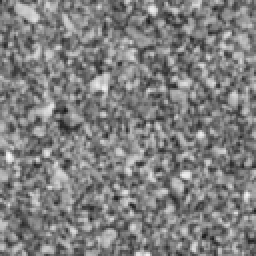
#> input picture images/sand/img0000.tif, 128 x 128 px (shown 2 times larger)
$ python -i chog.py   (imports and definitions only)
#> lines starting #> are read from the running program, lines starting #| are printed output that depends on the picture
#> further down, picture is the input picture: shape (128, 128); min 25, max 251, mean 127.2
import numpy as np
import scipy.ndimage


def ring_kernel(params, sh):
    """Compute a gaussian ring kernel image
    Args:
        params: radius and standard deviation of the gaussian
        sh: x and y dimensions of the kernel
    """
    x = np.arange(sh[1])-sh[1]/2
    y = np.arange(sh[0])-sh[0]/2
    r = np.sqrt(y[:, np.newaxis]**2+x[np.newaxis, :]**2)

    r0, s = params
    kernel = np.exp(-(r-r0)**2/(2*s**2))
    kernel /= kernel.sum()
    return kernel


def chog_imgs(img):
    img = img.astype('double')
    param_sets = [[0, 2], [2, 2], [4, 2], [6, 2]]
    eps = 1e-9
    gamma = 0.8
    L = 5

    #w_func={'circle',[4,2]};

    l2 = True

    complex_derivatives = np.array([[0, 0, -1j/8, 0, 0], [0, 0, 1j, 0, 0],
                                    [-1j/8, 1, 0, -1, 1/8], [0, 0, -1j, 0, 0],
                                    [0, 0, 1j/8, 0, 0]], dtype='complex')

    # computing the complex derivatives df/dx+idf/dy (paper text below eq. (4))
    gradient_image = scipy.ndimage.correlate(img, np.real(complex_derivatives), mode='wrap')\
        + 1j*scipy.ndimage.correlate(img, np.imag(complex_derivatives), mode='wrap')

    # computing the gradient magnitude
    gradient_magnitude = np.abs(gradient_image)
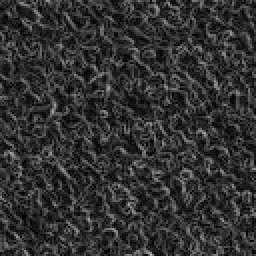
#> gradient_magnitude: shape (128, 128) float64 (shown 2 times larger); min 0.637, max 175.3, mean 50
    inv_gradient_magnitude = 1./(gradient_magnitude+eps)
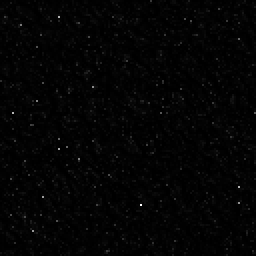
#> inv_gradient_magnitude: shape (128, 128) float64 (shown 2 times larger); min 0.00571, max 1.57, mean 0.0323; drawn with min black and max white

    # gamma correction (paper eq. (4))
    gradient_magnitude = gradient_magnitude**gamma
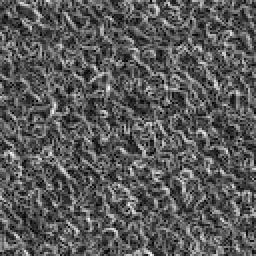
#> gradient_magnitude: shape (128, 128) float64 (shown 2 times larger); min 0.697, max 62.37, mean 22.3; drawn with min black and max white

    # computing gradient orientation ^g (paper text below eq. (1))
    gradient_direction = gradient_image*inv_gradient_magnitude

    Fourier_coefficients = np.zeros((L,)+np.shape(img), dtype='complex')

    Fourier_coefficients[0, :, :] = gradient_magnitude
    Fourier_coefficients[1, :, :] = gradient_direction*gradient_magnitude

    current = gradient_direction
    for l in range(2, L):
        current = current*gradient_direction
        Fourier_coefficients[l, :, :] = current*gradient_magnitude

    output = np.zeros((len(param_sets),)+np.shape(Fourier_coefficients), dtype='complex')

    for i, params in enumerate(param_sets):
        wf = ring_kernel(params, np.shape(img))
        tmp = np.fft.fftshift(np.fft.ifft2(np.fft.fft2(Fourier_coefficients)*np.fft.fft2(wf)))
        output[i, :, :, :] = tmp/(abs(tmp)+1e-9)
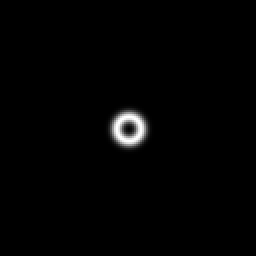
#> wf: shape (128, 128) float64 (shown 2 times larger); min 0, max 0.00529, mean 6.1e-05; drawn with min black and max white

    return output


def histfeat(chog_imgs, x, y, R=16):
    nw, nd, h, w = np.shape(chog_imgs)

    output = chog_imgs[:, :, y-R:y+R, x-R:x+R]
    features = np.array([np.sum((np.floor((np.real(output)+1)*32) == i), axis=(2, 3)) for i in range(64)]).flatten()
    return features


class CircularHistogramOfGradients(object):
    """Computes CHOG features"""
    def __init__(self, S):
        """Args:
        """
        super(CircularHistogramOfGradients, self).__init__()
        self.S = S
        self.image = None

    def feature_vector(self, image, x, y):
        """Returns the feature vector of an image for a patch centered at x, y.
        The first call requires convolution with multiple kernels,
         subsequent calls for the same image will be much faster.
        """
        if self.image is not image:
            self.image = image
            self.chog_imgs = chog_imgs(image)

        h, w = image.shape
        if 0 <= x-self.S/2. < w-self.S and 0 <= y-self.S/2. < h-self.S:
            return histfeat(self.chog_imgs, x, y, self.S/2.)

        else:
            raise ValueError("Requested patch exceeds boundaries of image.")

>>> import cv2
>>> picture = cv2.imread('images/sand/img0000.tif', cv2.IMREAD_GRAYSCALE)
>>> result = chog_imgs(picture)

$ run again, on images/sand/img0001.tif
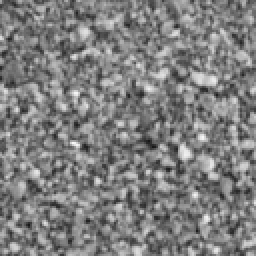
#> input picture images/sand/img0001.tif, 128 x 128 px (shown 2 times larger)
#> picture is the input picture: shape (128, 128); min 23, max 249, mean 126.8
#> in chog_imgs, `inv_gradient_magnitude = 1./(gradient_magnitude+eps)`:
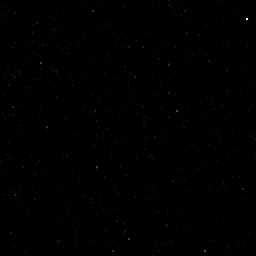
#> inv_gradient_magnitude: shape (128, 128) float64 (shown 2 times larger); min 0.0057, max 5.66, mean 0.0334; drawn with min black and max white
#> in chog_imgs, `gradient_magnitude = gradient_magnitude**gamma`:
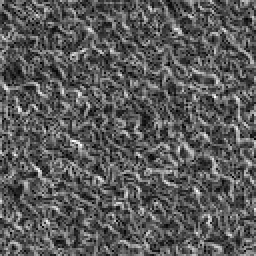
#> gradient_magnitude: shape (128, 128) float64 (shown 2 times larger); min 0.25, max 62.41, mean 22.2; drawn with min black and max white

$ run again, on images/sand/img0002.tif
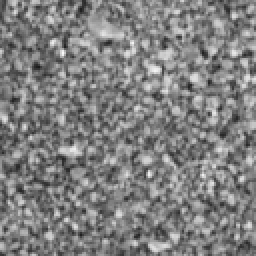
#> input picture images/sand/img0002.tif, 128 x 128 px (shown 2 times larger)
#> picture is the input picture: shape (128, 128); min 26, max 251, mean 127.7
#> in chog_imgs, `inv_gradient_magnitude = 1./(gradient_magnitude+eps)`:
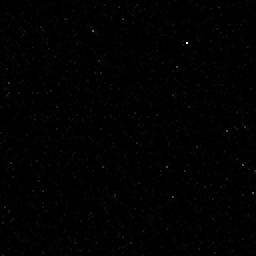
#> inv_gradient_magnitude: shape (128, 128) float64 (shown 2 times larger); min 0.00537, max 3.58, mean 0.0314; drawn with min black and max white
#> in chog_imgs, `gradient_magnitude = gradient_magnitude**gamma`:
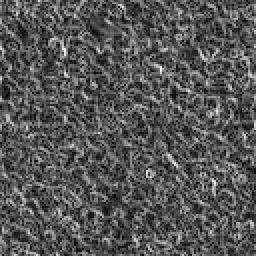
#> gradient_magnitude: shape (128, 128) float64 (shown 2 times larger); min 0.361, max 65.48, mean 22.5; drawn with min black and max white

$ run again, on images/sand/img0003.tif
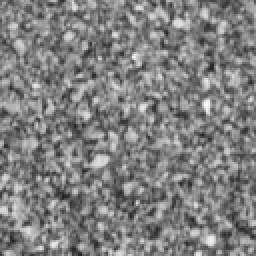
#> input picture images/sand/img0003.tif, 128 x 128 px (shown 2 times larger)
#> picture is the input picture: shape (128, 128); min 27, max 254, mean 128.1
#> in chog_imgs, `gradient_magnitude = np.abs(gradient_image)`:
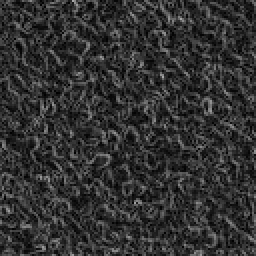
#> gradient_magnitude: shape (128, 128) float64 (shown 2 times larger); min 0.177, max 168.3, mean 49.5
#> in chog_imgs, `gradient_magnitude = gradient_magnitude**gamma`:
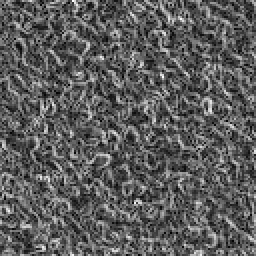
#> gradient_magnitude: shape (128, 128) float64 (shown 2 times larger); min 0.25, max 60.37, mean 22.1; drawn with min black and max white
